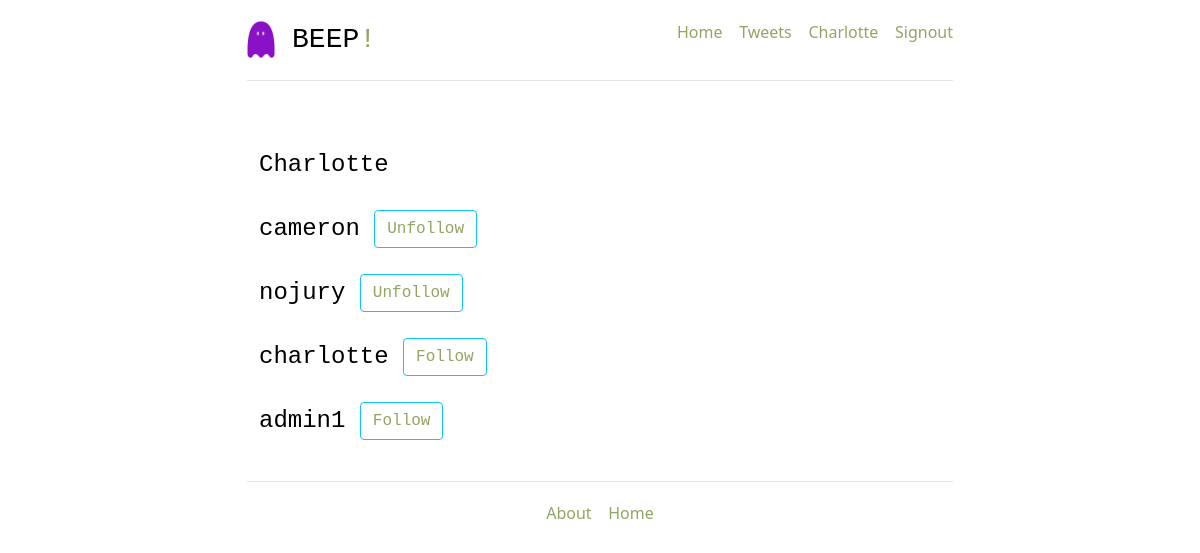
Page /users/ (signed in) on the committed database.
### project/models.py (models this page shows, shortened)
class User(db.Model):
    __tablename__ = 'users'
    id = db.Column(db.Integer, primary_key=True)
    name = db.Column(db.String, unique=True, nullable=False)
    email = db.Column(db.String, unique=True, nullable=False)
    password = db.Column(db.String, nullable=False)
    jury = db.Column(db.String, nullable=False, default=False)
    tweets = db.relationship('Tweet', back_populates='poster')
    role = db.Column(db.String, default='user')
    comments = db.relationship('Comment', back_populates='poster', passive_deletes=True)
    likes = db.relationship('Like', back_populates='liker', passive_deletes=True)
    @classmethod
    def is_following(cls, who_id, whom_id):
        whom_ids = db.session.query(Follower.whom_id).filter_by(who_id=who_id).all()
        whom_ids = [i[0] for i in whom_ids]
        if whom_id in whom_ids:
            return True
        else:
            return False

### project/users/views.py (the view)
@users_blueprint.route('/users/')
@login_required
def all_users():
    users = db.session.query(User).all()
    return render_template('users.html', users=users)

### project/users/views.py (called while the page is built)
def login_required(test):
    @wraps(test)
    def wrap(*args, **kwargs):
        if 'logged_in' in session:
            return test(*args, **kwargs)
        else:
            flash('You need to login first')
            return (redirect(url_for('users.login')))
    return wrap

### project/templates/users.html (shortened to what this page needs)
{% extends '_base.html' %}
{% block content %}
<div class="row marketing">
    {% for user in users %}
    <div class="media">
        <div class="media-left">
        </div>
        <div class="media-body">
            <h4 class="media-heading">{{ user.name }}
                {% if user.name == session.name %}
                </h4>
                {% elif user.is_following(session.user_id, user.id) %}
                <a class="btn btn-info btn-xs" href="{{ url_for('tweets.unfollow_user', user_id=user.id )}}">Unfollow</a></h4>
                {% else %}
                <a class="btn btn-info btn-xs" href="{{ url_for('tweets.follow_user', user_id=user.id )}}">Follow</a></h4>
                {% endif %}
        </div>
    </div>
    {% endfor %}
</div>
{% endblock content %}

### project/static/css/jumbotron-narrow.css (style rules this page uses)
body { padding-top: 20px; padding-bottom: 20px; }
.header, .marketing, .footer { padding-right: 15px; padding-left: 15px; }
.marketing { margin: 40px 0; }
@media screen and (min-width: 768px) { .header, .marketing, .footer { padding-right: 0; padding-left: 0; } }
a:link { color: #93a563; background-color: transparent; text-decoration: none; }
h4 { margin-top: 0; margin-bottom: 0; line-height: 40px; color: black; font-family: 'Courier New'; font-size: 20; }

### rows in the picture
User: name "Charlotte"
User: name "cameron"
User: name "nojury"
User: name "charlotte"
User: name "admin1"

### other values in the picture
{{ session.name }} "Charlotte"
